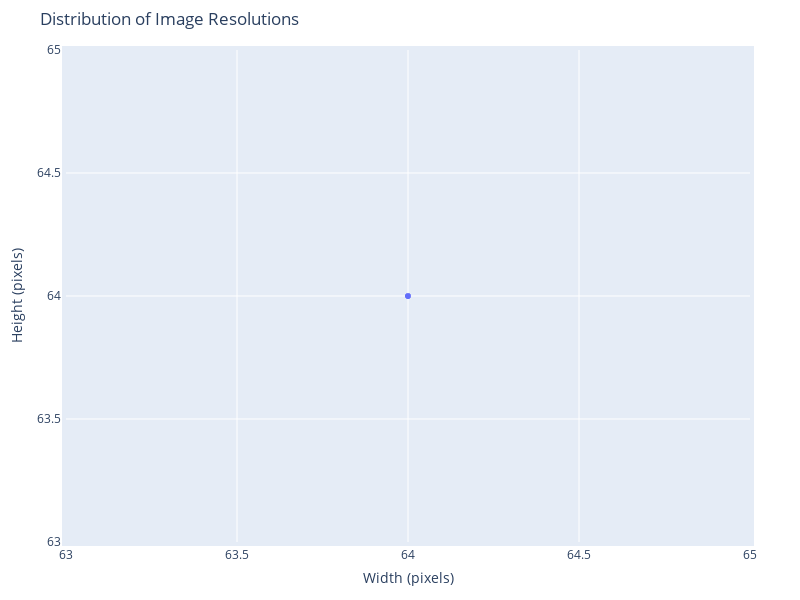

Here is the notebook cell this chart was saved with:
### Code cell
fig = px.scatter(x=resolutions[:, 0], y=resolutions[:, 1], title="Distribution of Image Resolutions")

fig.update_layout(
    xaxis_title="Width (pixels)",
    yaxis_title="Height (pixels)",
    showlegend=False,
    hovermode="closest",
    width=800,
    height=600,
    margin=dict(l=50, r=50, b=50, t=50, pad=4)
)

fig.show()

### Figure 1 — Plotly figure (JSON) as saved in the notebook; plotly's stock layout.template omitted (floating-point values rounded to 4 significant figures; data arrays with more than 128 entries replaced by an {"elided": "..."} marker saying what was removed)
{"data": [{"hovertemplate": "x=%{x}<br>y=%{y}<extra></extra>", "legendgroup": "", "marker": {"color": "#636efa", "symbol": "circle"}, "mode": "markers", "name": "", "showlegend": false, "type": "scattergl", "x": {"elided": "15747 int values"}, "xaxis": "x", "y": {"elided": "15747 int values"}, "yaxis": "y"}], "layout": {"height": 600, "hovermode": "closest", "legend": {"tracegroupgap": 0}, "margin": {"b": 50, "l": 50, "pad": 4, "r": 50, "t": 50}, "showlegend": false, "title": {"text": "Distribution of Image Resolutions"}, "width": 800, "xaxis": {"anchor": "y", "domain": [0, 1], "title": {"text": "Width (pixels)"}}, "yaxis": {"anchor": "x", "domain": [0, 1], "title": {"text": "Height (pixels)"}}}}
